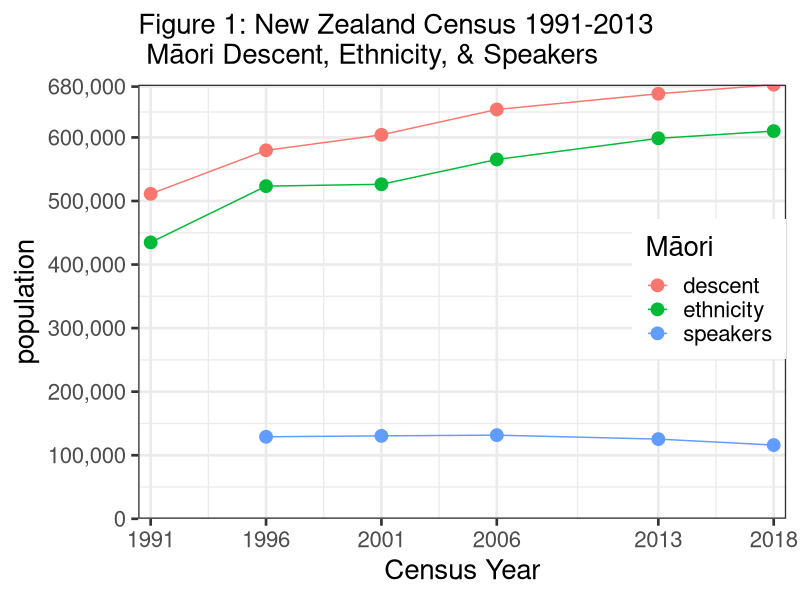
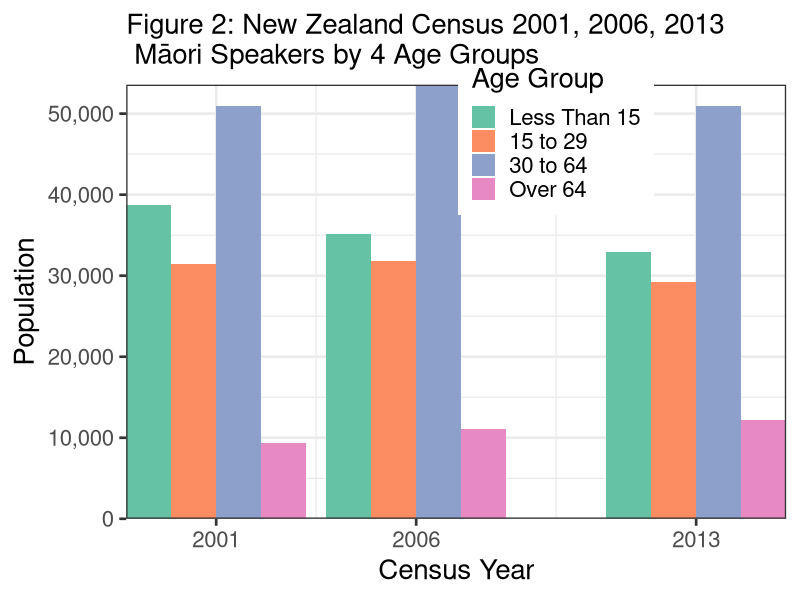
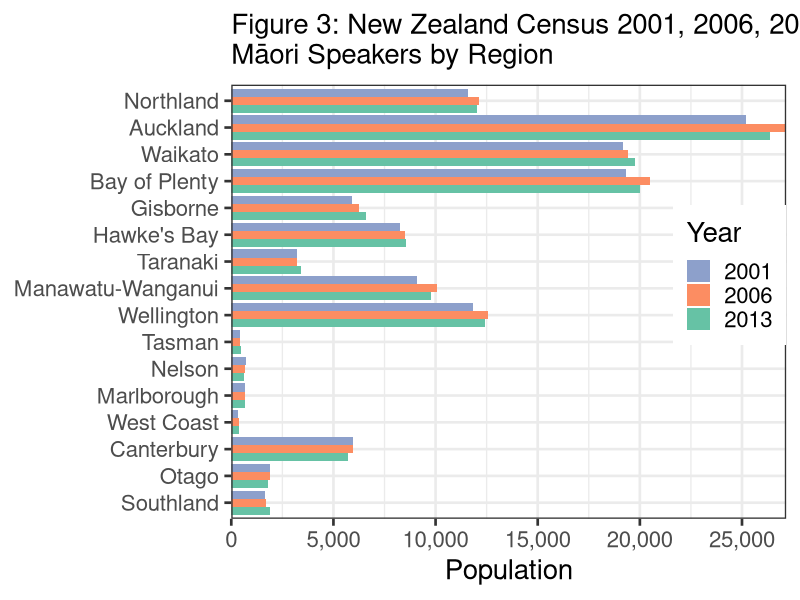
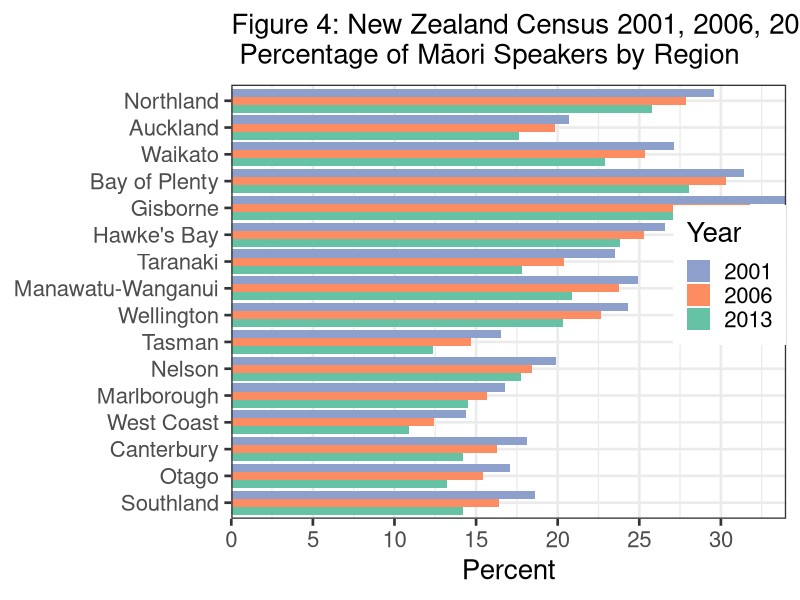
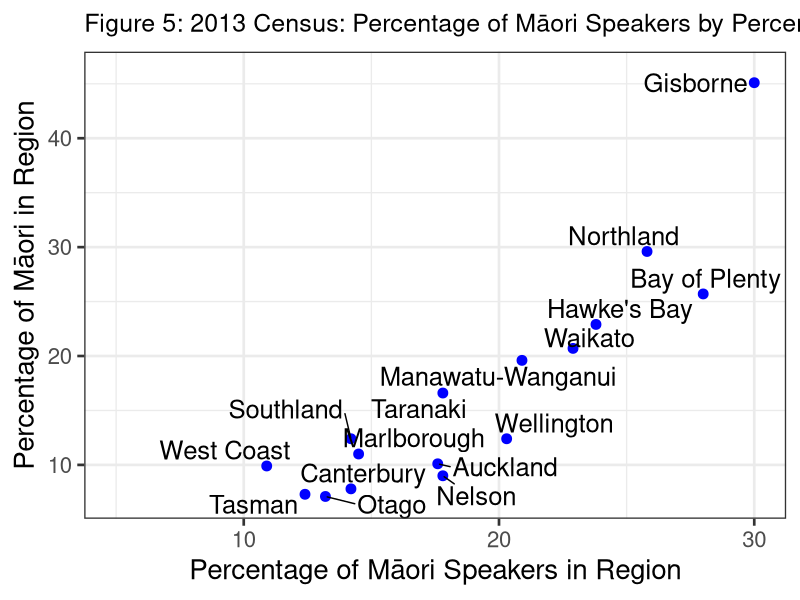
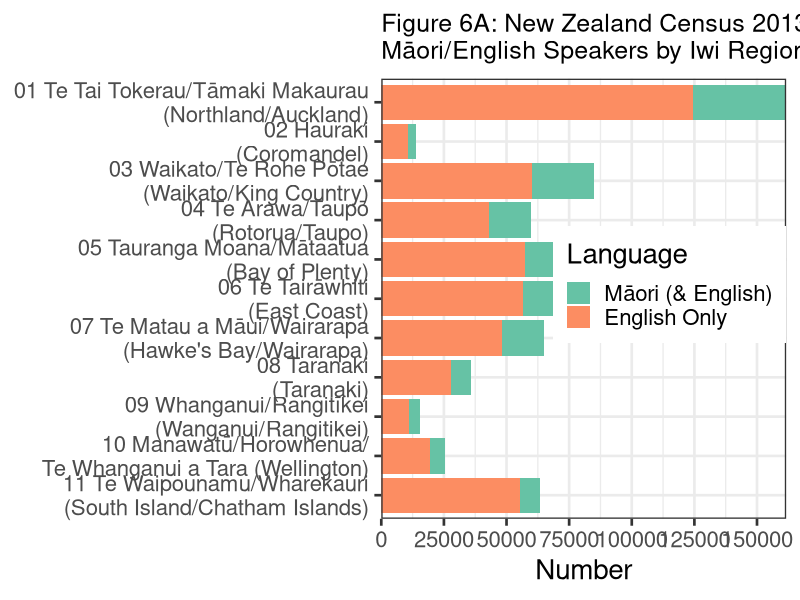
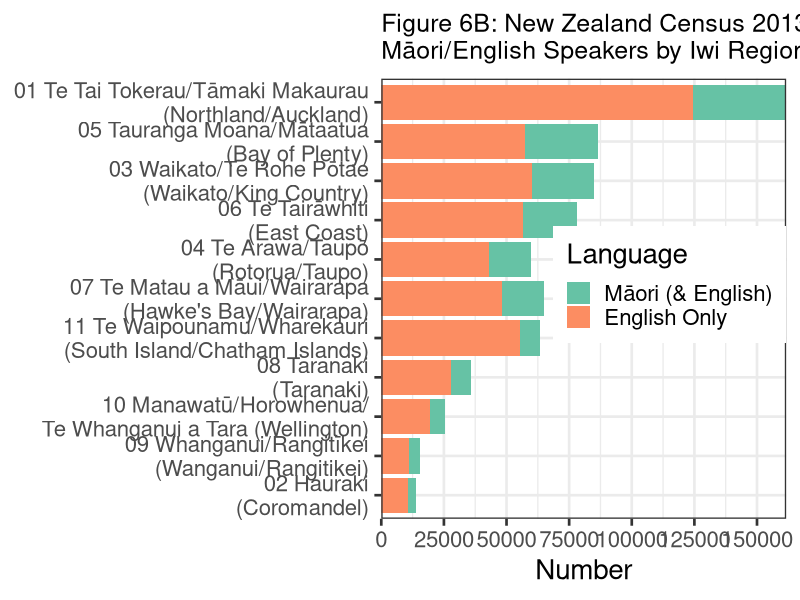
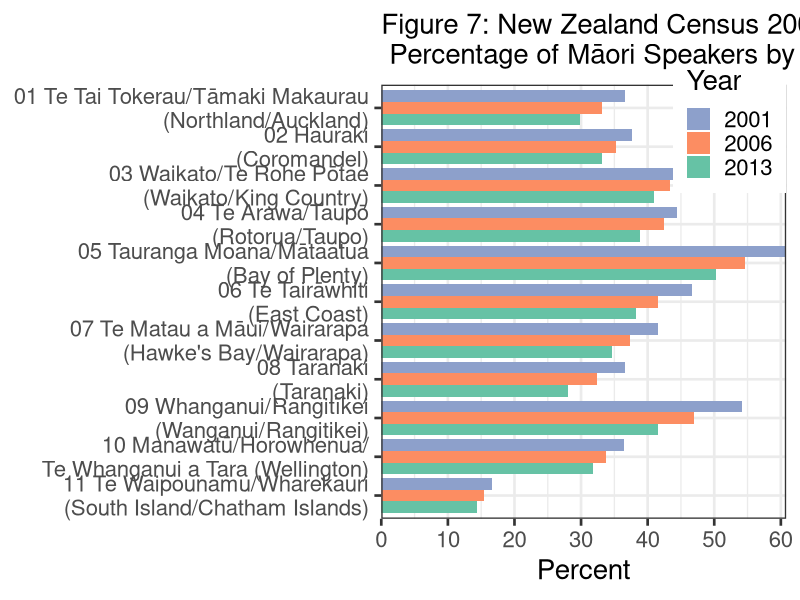

Recreate these plots in R, in order.
# start R script
# Maori Language stats from NZ Censuses, Peter J Keegan, updated 20 Jan 2016
# all data created in the script, self contained but not best way to do things.
# Done using R via RStudio in OSX, if using Windows etc. check Unicode OK.
# object names mostly lower case, or sometimes lowerCamelCase
# d.. usually indicates dataframe, plot.. indicates plot object
#
#
library(ggplot2);library(ggrepel)
library(reshape2)
library(scales)
#
#
# Section 1 Overview
# Create vectors of NZ Census (Maori) Data, with addition of my 2018 guestimates
#
year <- c(1991, 1996, 2001, 2006, 2013, 2018)
ethnicity <- c(434847, 523371, 526281, 565329, 598605, 610000)
descent <- c(511278, 579714, 604110, 643977, 668724, 683000)
speakers <- c(NA, 129048, 130482, 131613, 125352, 116000) # no lang. qu pre 1996
#
# Combine to R dataframe
#
d001 <- data.frame(year, descent, ethnicity, speakers)
#
rm(descent, ethnicity, speakers, year) # Get rid of redundant vectors
#
# Convert data from wide to long format and stack
#
d001a <- melt(d001, id.vars = "year",
               measure.vars = c("descent", "ethnicity", "speakers"),
              variable.name = "maori",
                 value.name = "population")
#
# plot 1 1st attempt
#
# ggplot(d001a, aes(x=year, y=population, colour=maori, group=maori)) +
# geom_line() + geom_point(size=4)
#
# plot 1 Final
#
plot01a <- ggplot(d001a, aes(x = year, y = population, colour = maori,
  group = maori)) + labs(colour = "M\u0101ori")
plot01b <- plot01a + ggtitle(paste0("Figure 1: New Zealand Census 1991-2013",
"\n M\u0101ori Descent, Ethnicity, & Speakers"))
plot01c <- plot01b + geom_line() + geom_point(size = 4)
plot01d <- plot01c + scale_y_continuous(labels = comma,
  breaks = c(0, 100000, 200000, 300000, 400000, 500000, 600000, 680000),
  expand = c(0, 0))
plot01e <- plot01d + expand_limits(y = 0, x = 2018) + theme_bw(base_size = 20)
plot01f <- plot01e + scale_x_continuous(name = "Census Year",
  breaks = c(1991, 1996, 2001, 2006, 2013, 2018), expand = c(.02, 0))
plot01g <- plot01f + theme (plot.title = element_text(size = 20))
plot01g + theme(legend.justification=c(1,.1), legend.position=c(1,.4))
#
#
rm(plot01a, plot01b, plot01c, plot01d, plot01e, plot01f)
#
#
# Section 2 Maori Speakers by 4 age groups
#
# Create vectors of NZ Census Data, Maori speakers by age group by year
# (2001, 2006, 2013)
#
year <- c(2001, 2006, 2013)
agelessthan15 <- c(38673, 35151, 32961)
age15to29 <- c(31479, 31860, 29232)
age30to64 <- c(50967, 53574, 50910)
ageover64 <- c(9363, 11031, 12249)
#
# Combine to dataframe
#
d002 <- data.frame(year, agelessthan15, age15to29, age30to64, ageover64)
#
rm(year, agelessthan15, age15to29, age30to64, ageover64) # delete redund vectors
#
# Convert data from wide to long format & stack
#
d002a <- melt(d002, id.vars = "year",
  measure.vars = c("agelessthan15", "age15to29", "age30to64", "ageover64"),
  variable.name = "agegroup",
  value.name = "pop")
#
#
#
# plot 2, 1st attempt
#
# plot02a <- ggplot(d002a, aes(x=year, y=pop, fill=agegroup)) +
# geom_bar(position="dodge", stat="identity")
# plot02a + theme_bw(base_size = 20) +
# ggtitle("Census: Maori language speakers by 4 Age Groups")
#
# change plot 2 colours
#
plot02a <- ggplot(d002a, aes(x = year, y = pop, fill = agegroup)) +
  geom_bar(position = "dodge", stat = "identity")
plot02b <- plot02a + scale_fill_brewer(palette = "Set2", name = "Age Group",
  labels = c("Less Than 15", "15 to 29", "30 to 64", "Over 64")) +
  theme_bw(base_size = 20)
plot02c <- plot02b + ggtitle(paste0("Figure 2: New Zealand Census 2001, 2006, ",
"2013 \n M\u0101ori Speakers by 4 Age Groups"))
plot02d <- plot02c + scale_y_continuous(name = "Population", labels = comma,
  breaks = c(0, 10000, 20000, 30000, 40000, 50000, 60000), expand = c(0, 0))
plot02e <- plot02d + scale_x_continuous(name = "Census Year",
  breaks = c(2001, 2006, 2013), expand = c(0, 0))
plot02f <- plot02e + theme (plot.title = element_text(size = 20))
plot02f + theme(legend.justification=c(1,0), legend.position=c(.8,.7))
#
rm(plot02a, plot02b, plot02c, plot02d, plot02e)
#
#
# Section 3
#
# New Zealand Census, No. of Maori language speakers by Regions, 2001 to 2013
#
# Create vectors of Stats Census Regions
#
rorder <- c(1, 2, 3, 4, 5, 6, 7, 8, 9, 10, 11, 12, 13, 14, 15, 16)
#
cregion <- c("Northland", "Auckland", "Waikato", "Bay of Plenty", "Gisborne",
  "Hawke's Bay", "Taranaki", "Manawatu-Wanganui", "Wellington",
  "Tasman", "Nelson", "Marlborough", "West Coast", "Canterbury",
  "Otago", "Southland")
cregionrev <- rev(cregion)
#
#
#
spr2001 <- c(12045, 26373, 19749, 19995, 6591, 8550, 3423, 9795, 12423, 459,
  639, 654, 366, 5712, 1800, 1872)
pop2001 <- c(40734, 127626, 72822, 63654, 19365, 32085, 14559, 39267, 51123,
  2778, 3219, 3894, 2547, 31635, 10545, 10038)
per2001 <- c(29.6, 20.7, 27.1, 31.4, 34, 26.6, 23.5, 24.9, 24.3, 16.5,
  19.9, 16.8, 14.4, 18.1, 17.1, 18.6)
spr2006 <- c(12141, 27162, 19422, 20508, 6276, 8493, 3216, 10047, 12552,
  450, 666, 669, 363, 5979, 1896, 1710)
pop2006 <- c(43530, 137133, 76572, 67662, 19761, 33555, 15798, 42285,
  55437, 3063, 3615, 4275, 2916, 36669, 12273, 10422)
per2006 <- c(27.89, 19.81, 25.36, 30.31, 31.76, 25.31, 20.36, 23.76,
  22.64, 14.69, 18.42, 15.65, 12.45, 16.31, 15.45, 16.41)
spr2013 <- c(11586, 25173, 19176, 19326, 5901, 8256, 3228, 9114, 11841,
  426, 741, 693, 345, 5958, 1902, 1647)
pop2013 <- c(44931, 142770, 83742, 68943, 19683, 34662, 18150, 43599,
  58338, 3441, 4167, 4776, 3171, 41910, 14385, 11607)
per2013 <- c(25.79, 17.63, 22.9, 28.03, 29.98, 23.82, 17.79, 20.9,
  20.3, 12.38, 17.78, 14.51, 10.88, 14.22, 13.22, 14.19)
#
d003 <- data.frame(rorder, cregion, spr2001, pop2001, per2001,
  spr2006, pop2006, per2006, spr2013, pop2013, per2013)
#
rm(rorder, spr2001, pop2001, per2001, spr2006, pop2006,
  per2006, spr2013, pop2013, per2013)
#
d003a <- d003[c(2, 9, 6, 3)]
#
d003b <- melt(d003a, id.vars = "cregion",
    measure.vars = c("spr2001", "spr2006", "spr2013"),
    variable.name = "Year",
    value.name = "Population")
#
# plot 3 1st basic, then improve
#
# ggplot(d003b, aes(x = cregion, y = Population, fill = Year)) +
# geom_bar(position = "dodge", stat = "identity")
#
#
# plot 3 final plot
#
plot03c <- ggplot(d003b, aes(x = cregion, y = Population, fill = Year)) +
  geom_bar(position = "dodge", stat = "identity")
plot03d <- plot03c + coord_flip() + theme_bw(base_size = 20) +
  theme (plot.title = element_text(size=20))
plot03e <- plot03d + scale_fill_brewer(palette = "Set2",
  labels =c("2013", "2006", "2001"))
plot03f <- plot03e + ggtitle(paste0("Figure 3: New Zealand Census 2001, 2006, ",
"2013\nM\u0101ori Speakers by Region"))
plot03g <- plot03f + scale_x_discrete(limits = cregionrev)
plot03f <- plot03g + scale_y_continuous(labels = comma,
  breaks = c(0, 5000, 10000, 15000, 20000, 25000, 30000), expand = c(0, 0))
plot03g <- plot03f + guides(fill = guide_legend(reverse=TRUE)) +
  theme(axis.title.y = element_blank())
plot03g + theme(legend.justification=c(1,0), legend.position=c(1,.4))
#
rm(plot03c, plot03d, plot03e, plot03f)
#
#
# Section 4 #
#
# New Zealand Census % of Maori language speakers by Regions, 2001 to 2013
#
d004a <- d003[c(2, 11, 8, 5)]
#
d004b <- melt(d004a, id.vars = "cregion",
                measure.vars = c("per2013", "per2006", "per2001"),
                variable.name = "Year",
                   value.name = "Percent")
#
#
#names(d004b) <- c("Region", "Year", "Percent")
#
# plot 4, 1st basic then improve
#
# plot4a <- ggplot(d004b, aes(x=Region, y=Percent, fill=Year)) +
# geom_bar(position="dodge", stat="identity")
# plot4a + theme_bw(base_size = 16) +
# ggtitle("Census: % of Maori language speakers by Region") + coord_flip()
#
# plot 4 change plot colours
#
# plot04b <- ggplot(d004b, aes(x=Region, y=Percent, fill=Year)) +
# geom_bar(position="dodge", stat="identity")
# plot04bb <- cplot04b + scale_fill_brewer(palette="Set2") +
# theme_bw(base_size = 16) + coord_flip()
# plot04bb + ggtitle("Census: % Maori language speakers by Region")
#
# plot 4 add region labels
#
# plot04c <- ggplot(d004b, aes(x=Region, y=Percent, fill=Year)) +
# geom_bar(position="dodge", stat="identity")
# plot04d <- plot04c + scale_fill_brewer(palette="Set2") +
# theme_bw(base_size = 16)
# plot04e <- plot04d + ggtitle("Fig. 4: Census: % of Maori speakers by Region")
# plot04e + scale_x_discrete(limits=c("Southland", "Otago", "Canterbury",
# "West Coast", "Marlborough", "Nelson", "Tasman", "Wellington",
# "Manawatu-Wanganui", "Taranaki", "Hawke's Bay", "Gisborne",
# "Bay of Plenty", "Waikato", "Auckland", "Northland")) +
# theme(axis.title.y = element_blank())
#
# plot 4 Final, get legend labels correct and in order
#
plot04h <- ggplot(d004b, aes(x = cregion, y = Percent, fill = Year)) +
  geom_bar(position = "dodge", stat = "identity")
plot04i <- plot04h + scale_fill_brewer(palette = "Set2",
  labels =c("2013", "2006", "2001")) + coord_flip()
plot04j <- plot04i + theme_bw(base_size = 20)
plot04k <- plot04j + ggtitle(paste0("Figure 4: New Zealand Census 2001, 2006, ",
"2013\n Percentage of M\u0101ori Speakers by Region"))
plot04l <- plot04k + scale_x_discrete(limits = cregionrev)
plot04m <- plot04l + theme(axis.title.y = element_blank())
plot04n <- plot04m + scale_y_continuous(breaks = c(0, 5, 10, 15, 20, 25, 30,
  35), expand = c(0, 0))
plot04o <- plot04n + guides(fill = guide_legend(reverse = TRUE))
plot04p <- plot04o + theme (plot.title = element_text(size = 20))
plot04p + theme(legend.justification=c(1,0), legend.position=c(1,.4))
#
rm(plot04h, plot04i, plot04j, plot04k, plot04l, plot04m, plot04n, plot04o)
#
# Section 5
#
# NZ Census Data % of Maori speakers by Regions vs. % of total Regional pop.2013
#
# Create vectors of NZ Census Data for 2013
#
# Region (already created)
#
perSpkr13 <- c(25.8, 17.6, 22.9, 28.0, 30.0, 23.8, 17.8, 20.9, 20.3,
  12.4, 17.8, 14.5, 10.9, 14.2, 13.2, 14.2)
#
perPop13 <- c(29.6, 10.1, 20.7, 25.7, 45.1, 22.9, 16.6, 19.6, 12.4,
  7.3, 9.0, 11.0, 9.9, 7.8, 7.1, 12.4)
#
# Combine to dataframe
#
d005 <- data.frame(cregion, perSpkr13, perPop13)
#
rm(perSpkr13, perPop13)
#
#
#
# plot 5, basic then improve
#
# plot05 <- ggplot(d005, aes(x=perSpkr13, y=perPop13, fill=cregion)) +
# geom_point() + theme_bw(base_size = 16)
# plot05 + ggtitle("2013 Census: % Speakers by % of Region Pop.")
#
# plot 5 - add labels, hide key
#
# plot5a <- ggplot(d005, aes(x=perSpkr13, y=perPop13, fill=cregion)) +
# geom_point() + theme_bw(base_size = 16)
# plot5b <- plot5a + geom_text(aes(label=Region), hjust=1.1, vjust=.5, size=6) +
# xlim(5,40)+ ylim(5,50)
# plot5b + guides(fill=FALSE) +
# ggtitle("2013 Census: Maori % Speakers by % of Region Pop.")
#
# Plot 5, ex final R plot 2015
#
# plot05c <- ggplot(d005, aes(x = perSpkr13, y = perPop13, fill = cregion)) +
#   geom_point(colour = "blue", size = 4)
# plot05d <- plot05c + theme_bw(base_size = 20) + guides(fill=FALSE)
# plot05e <- plot05d + ggtitle(paste0("Figure 5: 2013 Census: % of M\u0101ori ",
# "Speakers by Percentage Region Population"))
# plot05f <- plot05e + theme (plot.title = element_text(size = 18))
# plot05g <- plot05f + geom_text(aes(label = cregion), hjust = 1.1,
#   vjust = .5, size = 6) + xlim(5, 30) + ylim(7, 46)
# plot05g + xlab("Percentage of M\u0101ori Speakers in Region") +
#   ylab("Percentage of M\u0101ori in Region")
#
# rm(plot05c, plot05d, plot05e, plot05f)
#
# Plot 5, Final R plot 2016
# use Geoms from ggrepel to fix overlapping labels
#
plot05cc <- ggplot(d005, aes(x = perSpkr13, y = perPop13, fill = cregion)) +
  geom_point(colour = "blue", size = 3)
plot05cd <- plot05cc + theme_bw(base_size = 20) + guides(fill=FALSE)
plot05ce <- plot05cd + ggtitle(paste0("Figure 5: 2013 Census: Percentage ",
    "of M\u0101ori Speakers by Percentage Region Population"))
plot05cf <- plot05ce + theme (plot.title = element_text(size = 18))
plot05cg <- plot05cf + geom_text_repel(aes(perSpkr13, perPop13, label = cregion),
    size = 6.5, force = 1) + xlim(5, 30) + ylim(7, 46)
plot05cg + xlab("Percentage of M\u0101ori Speakers in Region") +
  ylab("Percentage of M\u0101ori in Region")
#
rm(plot05cc, plot05cd, plot05ce, plot05cf)
#
#
#
# Section 6
#
# Create vectors of NZ Iwi-Region speakers of Maori for 2001, 2006, 2013
#
iwiregion <- c("01 Te Tai Tokerau/Tāmaki Makaurau\n (Northland/Auckland)",
  "02 Hauraki\n (Coromandel)",
  "03 Waikato/Te Rohe Pōtae\n (Waikato/King Country)",
  "04 Te Arawa/Taupō\n (Rotorua/Taupo)",
  "05 Tauranga Moana/Mātaatua\n (Bay of Plenty)",
  "06 Te Tairāwhiti\n (East Coast)",
  "07 Te Matau a Māui/Wairarapa\n (Hawke's Bay/Wairarapa)",
  "08 Taranaki\n (Taranaki)",
  "09 Whanganui/Rangitīkei\n (Wanganui/Rangitikei)",
  "10 Manawatū/Horowhenua/\n Te Whanganui a Tara (Wellington)",
  "11 Te Waipounamu/Wharekauri\n (South Island/Chatham Islands)")
#
iwiregionrev <- rev(iwiregion) # useful for plots
#
#
#
c2001M <- c(36012, 2508, 21954, 15708, 26454, 21429, 15696, 7149, 3990, 4569,
  6468)
c2001E <- c(98220, 6663, 46077, 35322, 43473, 45948, 37812, 19497, 7356,
  12525, 38856)
c2001T <- c(134232, 9171, 68031, 51030, 69927, 67377, 53508, 26646,
  11346, 17094, 45324)
c2001Per <- c(36.6, 37.6, 47.6, 44.4, 60.8, 46.6, 41.5, 36.6, 54.2, 36.4, 16.6)
c2006M <- c(39285, 3363, 22848, 16599, 28935, 23226, 17229, 7869, 4449,
  5295, 7710)
c2006E <- c(118527, 9504, 52665, 39063, 52947, 55809, 45966, 24234,
  9450, 15693, 49881)
c2006T <- c(157812, 12867, 75513, 55662, 81882, 79035, 63195, 32103,
  13899, 20988, 57591)
c2006Per <- c(33.1, 35.3, 43.3, 42.4, 54.6, 41.6, 37.4, 32.4, 47, 33.7, 15.4)
c2013M <- c(37140, 3492, 24666, 16743, 28890, 21588, 16680, 7842,
  4569, 6141, 7944)
c2013E <- c(124503, 10539, 60237, 43062, 57459, 56412, 48132, 27963,
  11001, 19287, 55284)
c2013T <- c(161643, 14031, 84903, 59805, 86349, 78000, 64812, 35805,
  15570, 25428, 63228)
c2013Per <- c(29.8, 33.1, 40.9, 38.8, 50.2, 38.2, 34.6, 28,
  41.5, 31.8, 14.3)
#
# Combine to dataframe
#
d006 <- data.frame(iwiregion, c2001M, c2001E, c2001T, c2001Per, c2006M,
  c2006E, c2006T, c2006Per, c2013M, c2013E, c2013T, c2013Per)
rm(c2001M, c2001E, c2001T, c2001Per, c2006M, c2006E, c2006T,
  c2006Per, c2013M, c2013E, c2013T, c2013Per)
#
d006a <- d006[c(1, 13, 9, 5)]
#
d006b <- melt(d006a, id.vars = "iwiregion")
names(d006b) <- c("iwiregion", "Year", "Percent")
#
d006c <- d006[c(1, 10, 11)]
d006d <- melt(d006c, id.vars = "iwiregion")
names(d006d) <- c("iwiregion", "Language", "Number")
#
# Plot 6
#
#
# plot06a <- ggplot(d006d, aes(x=iwiregion, y=Number, fill=Language)) +
# geom_bar(stat="identity")
# plot06a+ theme_bw(base_size = 18) +
# ggtitle("Maori/English Speakers by Iwi Region") + coord_flip()
#
#
plot06b <- ggplot(d006d, aes(x = iwiregion, y = Number, fill = Language)) +
  geom_bar(stat = "identity")
plot06c <- plot06b + ggtitle(paste0("Figure 6A: New Zealand Census 2013\n",
"M\u0101ori/English Speakers by Iwi Region"))
plot06d <- plot06c + theme_bw(base_size = 20) + coord_flip()
plot06e <- plot06d + theme (plot.title = element_text(size = 18))
plot06f <- plot06e + scale_fill_brewer(palette = "Set2",
  labels = c("M\u0101ori (& English)", "English Only"))
plot06g <- plot06f + scale_x_discrete(limits = iwiregionrev) +
  theme(axis.title.y = element_blank())
plot06h <- plot06g + scale_y_continuous(breaks = c(0, 25000, 50000, 75000,
  100000, 125000, 150000), expand = c(0, 0))
plot06h + theme(legend.justification=c(1,0), legend.position=c(1,.4))
#
rm(plot06b, plot06c, plot06d, plot06e, plot06f, plot06g)
#
# plot 6 reordered
#
plot06p <- ggplot(d006d, aes(x = iwiregion, y = Number, fill = Language)) +
  geom_bar(stat = "identity")
plot06q <- plot06p + ggtitle(paste0("Figure 6B: New Zealand Census 2013 \n",
"M\u0101ori/English Speakers by Iwi Region"))
plot06r <- plot06q + theme_bw(base_size = 20) + coord_flip() +
  theme(axis.title.y = element_blank())
plot06s <- plot06r + theme (plot.title = element_text(size = 18))
plot06t <- plot06s +
  scale_fill_brewer(palette = "Set2",
  labels =c("M\u0101ori (& English)", "English Only"))
plot06u <- plot06t + scale_x_discrete(limits =c("02 Hauraki\n (Coromandel)",
  "09 Whanganui/Rangitīkei\n (Wanganui/Rangitikei)",
  "10 Manawatū/Horowhenua/\n Te Whanganui a Tara (Wellington)",
  "08 Taranaki\n (Taranaki)",
  "11 Te Waipounamu/Wharekauri\n (South Island/Chatham Islands)",
  "07 Te Matau a Māui/Wairarapa\n (Hawke's Bay/Wairarapa)",
  "04 Te Arawa/Taupō\n (Rotorua/Taupo)",
  "06 Te Tairāwhiti\n (East Coast)",
  "03 Waikato/Te Rohe Pōtae\n (Waikato/King Country)",
  "05 Tauranga Moana/Mātaatua\n (Bay of Plenty)",
  "01 Te Tai Tokerau/Tāmaki Makaurau\n (Northland/Auckland)"))
plot06v <- plot06u + scale_y_continuous(breaks = c(0, 25000, 50000, 75000,
  100000, 125000, 150000), expand = c(0, 0))
plot06v + theme(legend.justification=c(1,0), legend.position=c(1,.4))
#
rm(plot06p, plot06q, plot06r, plot06s, plot06t, plot06u)
#
# Section 7
# plot 7
#
# plot07 <- ggplot(d006b, aes(x=IwiRegion, y=Percent, fill=Year)) +
# geom_bar(position="dodge", stat="identity")
# plot07 + theme_bw(base_size = 16) +
# ggtitle("Census: Percentage of Maori language speakers by Iwi Region") +
# coord_flip()
#
plot07a <- ggplot(d006b, aes(x = iwiregion, y = Percent, fill = Year)) +
  geom_bar(position = "dodge", stat = "identity")
plot07b <- plot07a + coord_flip() + theme_bw(base_size = 20)
plot07c <- plot07b +
  scale_fill_brewer(palette = "Set2", labels = c("2013", "2006", "2001"))
plot07d <- plot07c + ggtitle(paste0("Figure 7: New Zealand Census 2001, 2006, ",
"2013\n Percentage of M\u0101ori Speakers by Iwi Region"))
plot07e <- plot07d + theme (plot.title = element_text(size = 20))
plot07f <- plot07e + scale_x_discrete(limits = iwiregionrev)
plot07g <- plot07f + scale_y_continuous(breaks = c(0, 10, 20, 30,
  40, 50, 60), expand = c(0, 0))
plot07h <- plot07g + guides(fill = guide_legend(reverse = TRUE)) +
  theme(axis.title.y = element_blank())
plot07h + theme(legend.justification=c(1,0), legend.position=c(1, .75))
#
rm(plot07a, plot07b, plot07c, plot07d, plot07e, plot07f, plot07g)
#
# Section 8, iwi 10k+, 2013
#
iwi10k <-c("Ngapuhi", "Ngati Porou", "Ngai Tahu / Kai Tahu", "Waikato",
  "Ngati Tuwharetoa", "Ngati Maniapoto", "Tuhoe",
  "Ngati Kahungunu ki Te Wairoa", "Te Arawa",
  "Ngati Kahungunu, region unspecified", "Te Rarawa", "Ngati Awa",
  "Te Atiawa (Taranaki)", "Ngati Raukawa (ki te Tonga)",
  "Ngati Whatua", "Te Whanau-a-Apanui","Ngaiterangi",
  "Whakatohea", "Tainui", "Te Ati Hau Nui-a-Paparangi",
  "Ngati Kahungunu ki Heretaunga", "Ngati Raukawa (Waikato)")
iwi10krev  <- rev(iwi10k)
m2001 <-c(26646, 19431, 5148, 12636, 8958, 8031, 12363, 4332, 5241, 7278,
  4107, 4746, 2070, 3084, 3447, 4353, 3609, 3474, 3786, 3342, 2460, 1497)
e2001 <-c(76005, 41907, 33639, 23118, 20184, 19041, 16923, 10236, 11325,
  17481, 7347, 8247, 7953, 7860, 8580, 5562, 5853, 6438, 8940, 5433,
  4428, 3609)
t2001 <-c(102651, 61338, 38787, 35754, 29142, 27072, 29286, 14568, 16566,
  24759, 11454, 12993, 10023, 10944, 12027, 9915, 9462, 9912, 12726, 8775,
  6888, 5106)
per2001 <-c(26.0, 31.7, 13.3, 35.3, 30.7, 29.7, 42.2, 29.7, 31.6, 29.4,
  35.9, 36.5, 20.7, 28.2, 28.7, 43.9, 38.1, 35.0, 29.8, 38.1, 35.7, 29.3)
m2006 <-c(29733, 21153, 5973, 11412, 10428, 9375, 13344, 5535, 7458, 4977,
  4959, 5133, 2391, 3444, 4194, 4821, 4209, 4014, 4128, 3684, 3084, 2244)
e2006 <-c(92805, 51084, 43110, 22203, 24300, 24291, 19500, 15432, 15978,
  13920, 9960, 10164, 10383, 9786, 10581, 6993, 7986, 8106, 10221, 6807,
  6447, 5862)
t2006 <-c(122538, 72237, 49083, 33615, 34728, 33666, 32844, 20967, 23436,
  18897, 14919, 15297, 12774, 13230, 14775, 11814, 12195, 12120, 14349,
  10491, 9531, 8106)
per2006 <-c(24.3, 29.3, 12.2, 33.9, 30.0, 27.8, 40.6, 26.4, 31.8, 26.3,
  33.2, 33.6, 18.7, 26.0, 28.4, 40.8, 34.5, 33.1, 28.8, 35.1, 32.4, 27.7)
m2013 <-c(28053, 19425, 6270, 12879, 10011, 9429, 13413, 5460, 5670,
  4422, 5064, 5262, 2679, 3678, 3732, 5058, 4347, 3819, 2544, 3738, 3300,
  2763)
e2013 <-c(97302, 51447, 48132, 27252, 25776, 25902, 21522, 15492, 14046,
  14049, 11349, 10884, 12477, 11343, 10995, 7797, 8496, 8334, 9264, 7947,
  7656, 7254)
t2013 <-c(125355, 70872, 54402, 40131, 35787, 35331, 34935, 20952, 19716,
  18471, 16413, 16146, 15156, 15021, 14727, 12855, 12843, 12153, 11808,
  11685, 10956, 10017)
per2013 <-c(22.4, 27.4, 11.5, 32.1, 28.0, 26.7, 38.4, 26.1, 28.8, 23.9,
  30.9, 32.6, 17.7, 24.5, 25.3, 39.3, 33.8, 31.4, 21.5, 32.0, 30.1, 27.6)
#
d008 <- data.frame(iwi10k, m2001, e2001, t2001, per2001, m2006, e2006, t2006,
per2006, m2013, e2013, t2013, per2013)
#
rm(m2001, e2001, t2001, per2001, m2006, e2006, t2006, per2006, m2013,
  e2013, t2013, per2013)
#
d008a <- d008[c(1, 13, 9, 5)]
#
d008b <- melt(d008a, id.vars = "iwi10k")
names(d008b) <- c("iwi10k", "Year", "Percent")
#
d008c <- d008[c(1, 10, 11)]
d008d <- melt(d008c, id.vars = "iwi10k")
names(d008d) <- c("iwi10k", "Language", "Number")
#
# plot08a <- ggplot(d008d, aes(x=Iwi, y=Number, fill=Language)) +
# geom_bar(stat="identity")
# plot08a+ theme_bw(base_size = 18) +
# ggtitle("Maori/English Speakers by Major Iwi") + coord_flip()
#
#
plot08b <- ggplot(d008d, aes(x = iwi10k, y = Number, fill = Language)) +
  geom_bar(stat = "identity")
plot08c <- plot08b + ggtitle(paste0("Figure 8: New Zealand Census 2013\n",
"M\u0101ori/English Speakers by Major Iwi"))
plot08d <- plot08c + theme_bw(base_size = 20) + coord_flip()
plot08e <- plot08d + theme (plot.title = element_text(size=20))
plot08f <- plot08e+ theme(axis.title.y = element_blank())
plot08g <- plot08f + scale_fill_brewer(palette = "Set2",
  labels = c("M\u0101ori (& English)", "English Only"))
plot08h <- plot08g + scale_x_discrete(limits = iwi10krev)
plot08i <- plot08h + scale_y_continuous(breaks = c(0, 20000, 40000, 60000,
  80000, 100000, 120000), expand = c(0, 0))
plot08i + theme(legend.justification=c(1,0), legend.position=c(1,.4))
#
rm(plot08b, plot08c, plot08d, plot08e, plot08f, plot08g, plot08h)
#
#
plot08m <- ggplot(d008b, aes(x = iwi10k, y = Percent, fill = Year)) +
  geom_bar(position = "dodge", stat = "identity")
plot08n <- plot08m + coord_flip() + theme_bw(base_size = 20)
plot08o <- plot08n + scale_fill_brewer(palette = "Set2",
  labels = c("2013", "2006", "2001"))
plot08p <- plot08o + ggtitle(paste0("Figure 9: New Zealand Census 2001, 2006, ",
"2013\n Percentage of M\u0101ori Speakers by Major Iwi"))
plot08q <- plot08p + theme (plot.title = element_text(size=20))
plot08r <- plot08q + scale_x_discrete(limits = iwi10krev)
plot08s <- plot08r + scale_y_continuous(breaks = c(0, 10, 20, 30,
                                        40), expand = c(0, 0))
plot08t <- plot08s + guides(fill = guide_legend(reverse = TRUE)) +
  theme(axis.title.y = element_blank())
plot08t + theme(legend.justification=c(1,0), legend.position=c(1,.4))
#
rm(plot08m, plot08n, plot08o, plot08p, plot08q, plot08r, plot08s)
#
#
# end of R script
